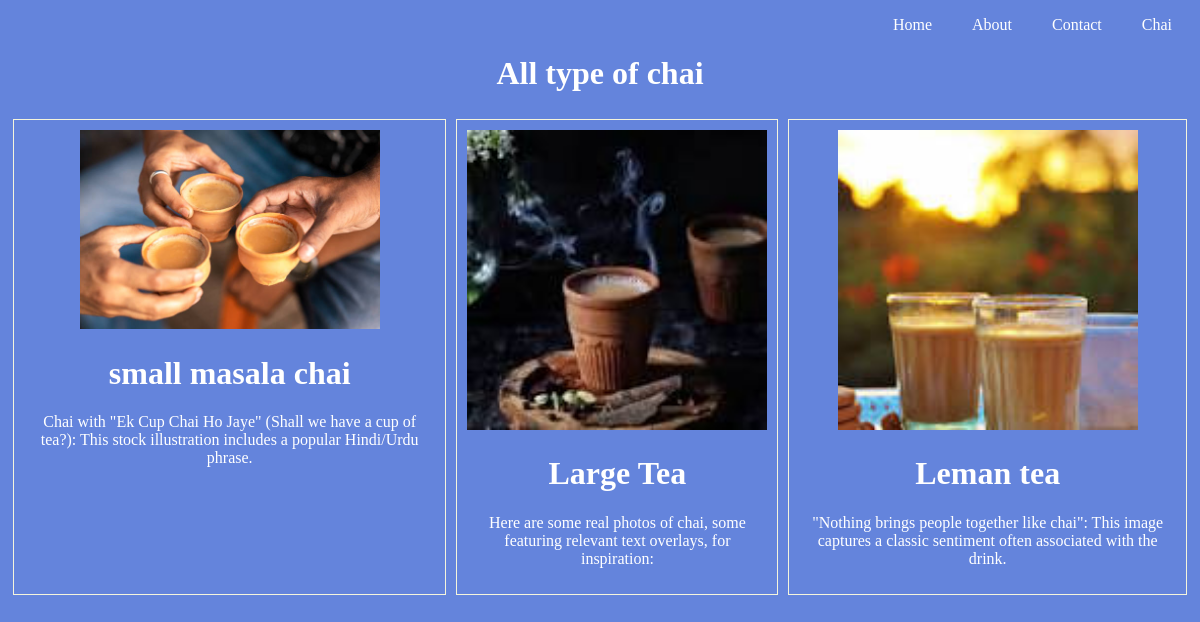
Page /chai on the committed database.
### chai/models.py (models this page shows)
class ChaiVarities(models.Model):
    name = models.CharField(max_length=50)
    image = models.ImageField(upload_to='chais/')
    description = models.TextField()
    date_added = models.DateTimeField(default=timezone.now)
    type = models.CharField(max_length=2, choices=chai_types, default='ML')

### chai/views.py (the view)
# urls.py: path('', views.all_chai, name='all_chai'),
def all_chai(request):
    chais = ChaiVarities.objects.all()
    return render(request, 'chai/index.html', {'chais': chais})

### chai/templates/chai/index.html (shortened to what this page needs)
{% extends "layout.html" %}
{% block content %}
    <h1>All type of chai</h1>
    <div class='chai-list'>
        {% for chai in chais  %}
        <div class='chai-item'>
            <img src="{{chai.image.url}}" alt="{{chai.name}}">
            <h1>{{chai.name}}</h1>
            <p>{{chai.description}}</p>
        </div>
    {% endfor %}
    </div>
{% endblock %}

### templates/layout.html (shortened to what this page needs)
{% load static %}
<!DOCTYPE html>
<html lang="en">
<head>
    <link rel="stylesheet" href="{% static "style.css" %}">
</head>
<body>
    <nav>
        <ul class="nav-list">
            <li>Home</li>
            <li>About</li>
            <li>Contact</li>
            <li>Chai</li>
        </ul>
    </nav>
   {% block content %}
   {% endblock %}
</body>
</html>

### static/style.css (style rules this page uses)
body { background-color: rgb(100, 132, 220); color: #fff; }
h1 { text-align: center; }
.nav-list { display: flex; justify-content: end; list-style: none; }
.chai-item { border: 1px solid beige; margin: 5px; padding: 10px; text-align: center; }
.chai-list { display: flex; justify-content: center; }
.chai-item img { width: 300px; }
.nav-list li { padding: 0 20px; }

### rows in the picture
ChaiVarities: image (picture), name "small masala chai", description "Chai with \"Ek Cup Chai Ho Jaye\" (Shall we have a cup of tea?): This stock illustration includes a popular Hindi/Urdu phrase."
ChaiVarities: image (picture), name "Large Tea", description "Here are some real photos of chai, some featuring relevant text overlays, for inspiration:"
ChaiVarities: image (picture), name "Leman tea", description "\"Nothing brings people together like chai\": This image captures a classic sentiment often associated with the drink."
